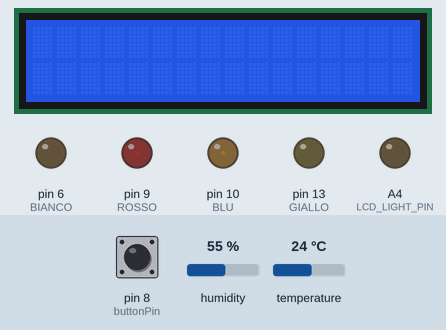
This sketch was run on a simulated Arduino Uno, built with avr-gcc and run on an emulated ATmega328P. Shown: 16×2 character LCD, output pins drawn as LEDs (lit = HIGH). Inputs (shaded band) come from the test bench; at power-on: pin 8 (buttonPin) LOW, humidity 55 %, temperature 24 °C. What the sketch prints to the serial monitor is not drawn.

Above: at 1.2 s.
1.3 s: pin 8 (buttonPin) pulled HIGH for 1.3 s
At 2.6 s:
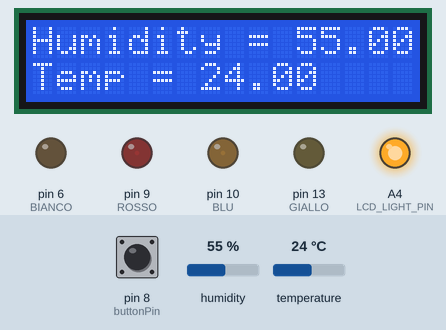
6.8 s: humidity set to 22 %
At 9.5 s:
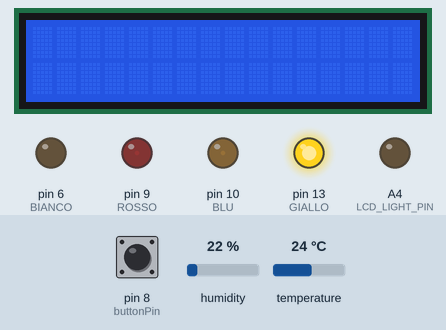
9.8 s: pin 8 (buttonPin) pulled HIGH for 1.3 s
At 11.2 s:
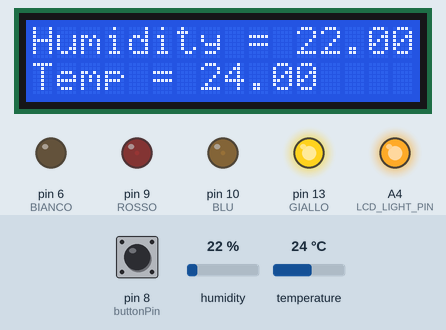
15.3 s: temperature set to 12 °C
At 17.4 s:
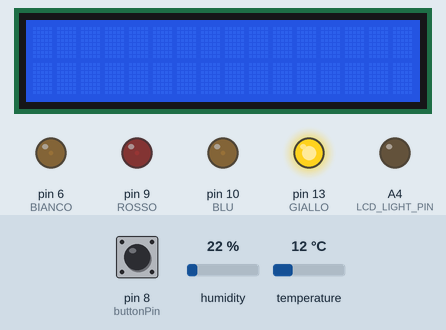
18.0 s: pin 8 (buttonPin) pulled HIGH for 3.2 s
At 19.7 s:
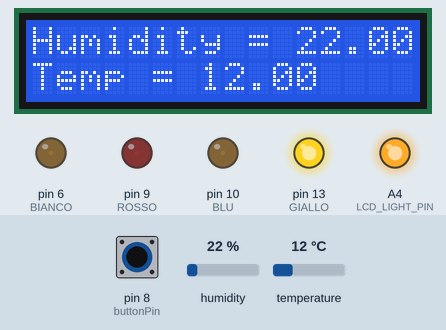
25.1 s: humidity set to 34 %
26.9 s: humidity set to 37 %
At 28.8 s:
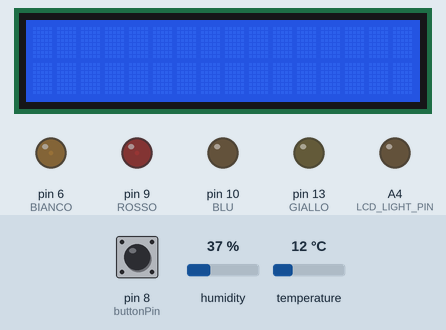
Timing chart, 0 to 30.3 s (numbered marks = the images above; inputs shaded):
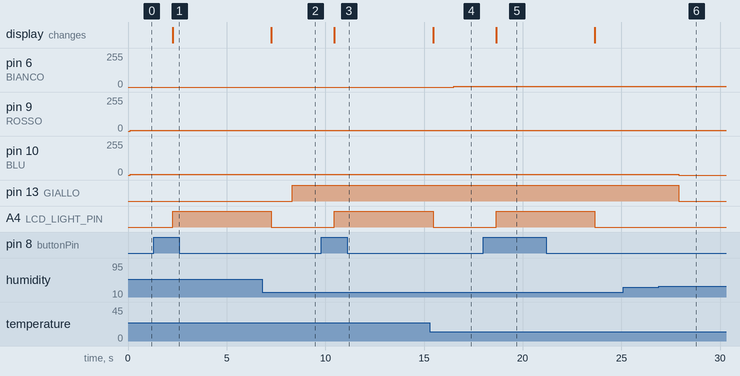

The sketch:

sketch.ino
```cpp
#include <LiquidCrystal.h>
#include <dht.h>

#define LCD_LIGHT_PIN A4

const int ROSSO = 9;
const int GIALLO = 13;
const int BLU = 10;
const int BIANCO = 6;
// tempo di transizione colore
const int delayTime = 20;

const int buttonPin = 8;
LiquidCrystal lcd(12, 11, 5, 4, 3, 2);
int greenPin = A0;
dht sensor;
int buttonState = 0;

void setup()
{

   // imposta il pin digitale come output
  pinMode(BIANCO, OUTPUT);
  pinMode(GIALLO, OUTPUT);
  pinMode(BLU, OUTPUT);
  pinMode(ROSSO, OUTPUT);


  // si impostano ad HIGH i pin VERDE, BLU, ROSSO
  // inizialmente il led RGB sarà spento
  digitalWrite(BIANCO, LOW);
  digitalWrite(BLU, LOW);
  digitalWrite(GIALLO, LOW);
  digitalWrite(ROSSO, LOW);

  lcd.begin(16,2); //16 by 2 character display
 // lcd.noDisplay();

  pinMode(buttonPin, INPUT);

   // Set the LCD display backlight pin as an output.
  pinMode(LCD_LIGHT_PIN, OUTPUT);

  // Turn off the LCD backlight.
  digitalWrite(LCD_LIGHT_PIN, LOW);


  Serial.begin(9600); //set baud rate
}

void loop()
{
  buttonState = digitalRead(buttonPin);

  sensor.read11(greenPin);
  String myString = String(sensor.temperature);
  //Serial.println(myString);

  if(sensor.temperature >= 23.00){
    delay(delayTime);
    analogWrite(ROSSO, 5);
  }
  else if(sensor.temperature <= 20.00){
    delay(delayTime);
    analogWrite(BIANCO, 5);
  }
  else{
      delay(delayTime);
      digitalWrite(ROSSO, LOW);
      digitalWrite(BIANCO, LOW);
  }

  Serial.println(sensor.humidity);

  if(sensor.humidity <= 35.00){
    delay(delayTime);
    digitalWrite(GIALLO, HIGH);
  }
  else if(sensor.humidity >= 55.00){
    delay(delayTime);
    analogWrite(BLU, 5);
  }
  else{
      delay(delayTime);
      digitalWrite(BLU, LOW);
      digitalWrite(GIALLO, LOW);

  }


  if (buttonState == HIGH)
  {

  lcd.display();

  lcd.clear();
  lcd.setCursor(0,0);
  digitalWrite(LCD_LIGHT_PIN, HIGH);

  lcd.print("Humidity = ");
  lcd.print(sensor.humidity);
  lcd.setCursor(0,1);
  lcd.print("Temp = ");
  lcd.print(sensor.temperature);

  delay(5000); //wait a sec (recommended for DHT11)
  lcd.noDisplay();
  digitalWrite(LCD_LIGHT_PIN, LOW);

  }
  delay(1000);
}
```

Measured:
- the behaviour switches between 35 and 36 % on humidity (found by bisection; images 5 and 6)
- after the input at 1.3 s, A4 (LCD_LIGHT_PIN): LOW → HIGH after 0.96 s; the display: changes after 0.96 s (image 1)
- after the input at 6.8 s, pin 13 (GIALLO): LOW → HIGH after 1.5 s
- after the input at 9.8 s, A4 (LCD_LIGHT_PIN): LOW → HIGH after 0.65 s; the display: changes after 0.66 s (image 3)
- after the input at 15.3 s, pin 6 (BIANCO): 0/255 → 5/255 after 1.2 s
- after the input at 18.0 s, A4 (LCD_LIGHT_PIN): LOW → HIGH after 0.65 s, → LOW 5.0 s later; the display: changes after 0.66 s (image 5)
- after the input at 25.1 s, every drawn part: stays the same
- after the input at 26.9 s, pin 10 (BLU): 5/255 → 0/255 after 1.0 s; pin 13 (GIALLO): HIGH → LOW after 1.0 s
